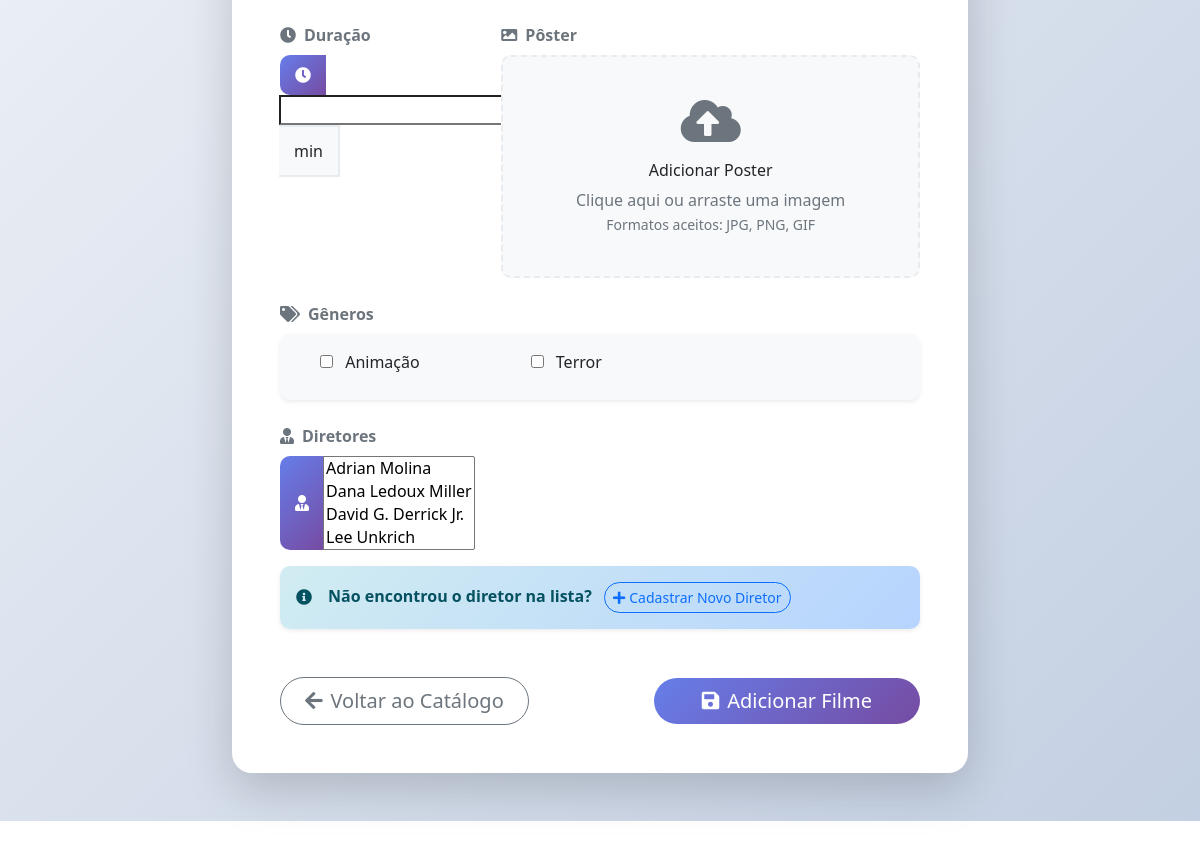
Before: /addFilme (signed in, middle part) with the older database file.
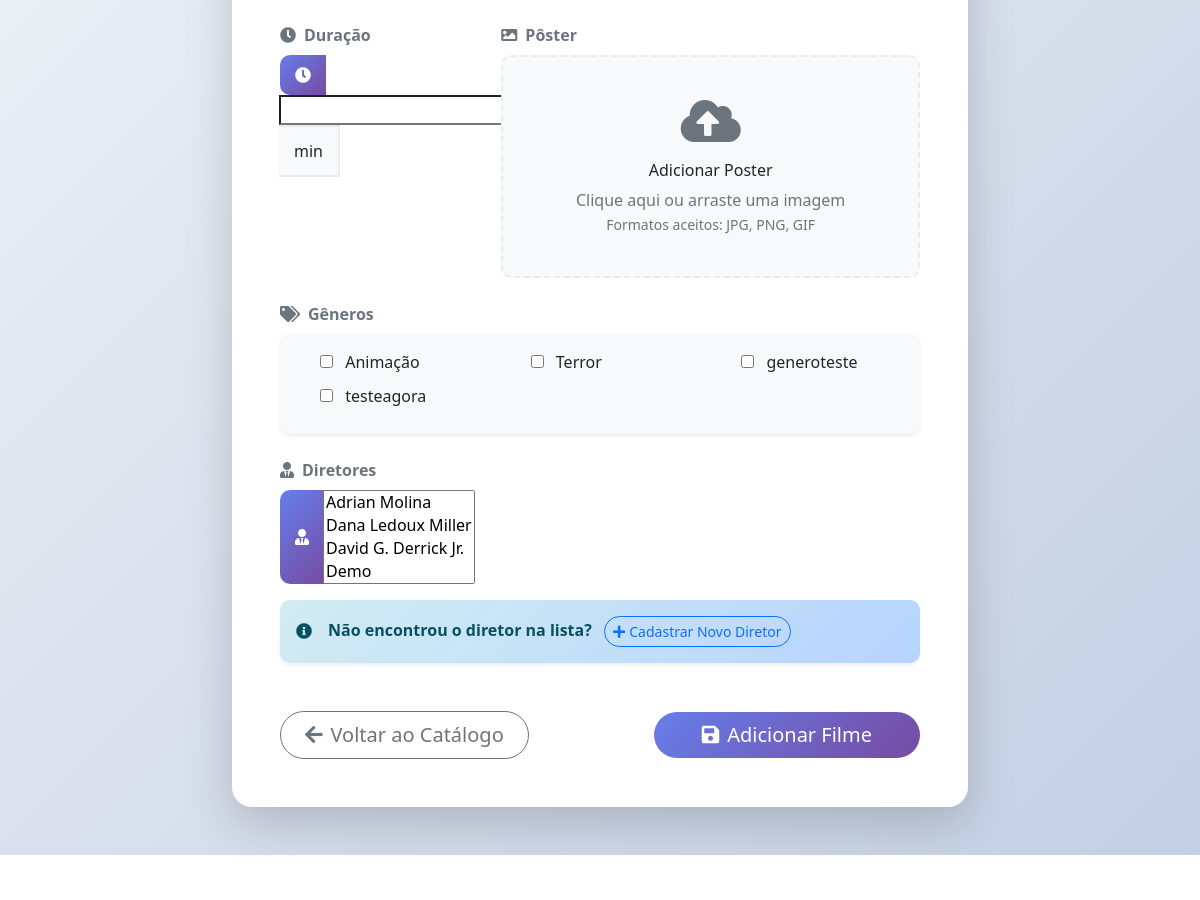
After: the same page with the newer database file.
### genero/models.py (models this page shows)
class Genero(models.Model):
    nome = models.CharField(max_length=100)
    def __str__(self):
        return self.nome

### filmes/views.py (the view)
# urls.py: path('addFilme', views.adicionar_filme, name='addFilme'),
@admin_required
def adicionar_filme(request):
    if request.method != 'POST':
        form = FilmeForm()
    else:
        form = FilmeForm(request.POST, request.FILES)
        if form.is_valid():
            form.save()
            return HttpResponseRedirect(reverse('index'))
    context =  {'form': form}
    return render (request, 'filmes/adicionar_filmes.html', context)

### filmes/forms.py
class FilmeForm(forms.ModelForm):
    class Meta:
        model = Filme
        fields = ['titulo', 'sinopse', 'ano_publicacao', 'duracao', 'poster', 'generos', 'diretores']
        labels = {
            'titulo': 'Título',
            'sinopse': 'Sinopse',
            'ano_publicacao': 'Ano de Publicação',
            'duracao': 'Duração',
            'poster': 'Pôster',
            'generos': 'Gêneros'
        }
        widgets = {
            'generos': forms.CheckboxSelectMultiple(),
        }

### diretores/models.py (called while the page is built)
    def __str__(self):
        return self.nome

### templates/filmes/adicionar_filmes.html (shortened to what the changed rows need)
{% extends 'base.html' %}
{% block content %}
<section class="py-5" style="background: linear-gradient(135deg, #f5f7fa 0%, #c3cfe2 100%); min-height: 60vh;">
    <div class="container">
        <div class="row justify-content-center">
            <div class="col-lg-10 col-xl-8">
                <div class="card shadow-lg border-0 wow fadeInUp" data-wow-delay="0.2s" style="border-radius: 20px; overflow: hidden;">
                    <div class="card-body p-5">
                        <form action="{% url 'addFilme' %}" method="post" enctype="multipart/form-data" class="needs-validation" novalidate>
                            <div class="mb-4">
                                <div class="card border-0 shadow-sm p-3" style="background: #f8f9fa; border-radius: 10px;">
                                    <div class="row">
                                        {% for choice in form.generos %}
                                            <div class="col-md-4 col-sm-6 mb-2">
                                                <div class="form-check">
                                                    {{ choice.tag }}
                                                    <label class="form-check-label fw-normal" for="{{ choice.id_for_label }}">
                                                        {{ choice.choice_label }}
                                                    </label>
                                                </div>
                                            </div>
                                        {% endfor %}
                                    </div>
                                </div>
                            </div>
                            <div class="mb-4">
                                <div class="input-group">
                                    <span class="input-group-text" style="background: linear-gradient(135deg, #667eea 0%, #764ba2 100%); color: white; border: none;">
                                        <i class="fas fa-user-tie"></i>
                                    </span>
                                    {{ form.diretores }}
                                </div>
                            </div>
    </form>
</div>
                </div>
            </div>
        </div>
    </div>
</section>
{% endblock %}

Changed rows visible on the page:
added Genero: choice_label "generoteste"
added Genero: choice_label "testeagora"
Other visible differences:
form field diretores: "Adrian Molina / Dana Ledoux Miller / David G. Derrick Jr. / Lee Unkrich" → "Adrian Molina / Dana Ledoux Miller / David G. Derrick Jr. / Demo"
